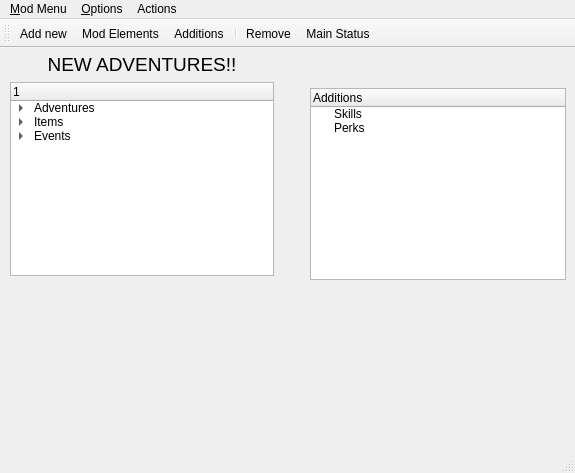
<?xml version="1.0" encoding="UTF-8"?>
<ui version="4.0">
 <class>MainWindow</class>
 <widget class="QMainWindow" name="MainWindow">
  <property name="geometry">
   <rect>
    <x>0</x>
    <y>0</y>
    <width>575</width>
    <height>473</height>
   </rect>
  </property>
  <property name="windowTitle">
   <string>MainWindow</string>
  </property>
  <widget class="QWidget" name="centralwidget">
   <widget class="QWidget" name="layoutWidget">
    <property name="geometry">
     <rect>
      <x>10</x>
      <y>5</y>
      <width>284</width>
      <height>223</height>
     </rect>
    </property>
    <layout class="QGridLayout" name="gridLayout">
     <item row="1" column="0">
      <widget class="QTreeWidget" name="treeWidget">
       <property name="dragEnabled">
        <bool>true</bool>
       </property>
       <property name="dragDropMode">
        <enum>QAbstractItemView::InternalMove</enum>
       </property>
       <column>
        <property name="text">
         <string/>
        </property>
       </column>
       <item>
        <property name="text">
         <string>Adventures</string>
        </property>
        <item>
         <property name="text">
          <string>adv 1</string>
         </property>
        </item>
        <item>
         <property name="text">
          <string>adv2</string>
         </property>
        </item>
       </item>
       <item>
        <property name="text">
         <string>Items</string>
        </property>
        <item>
         <property name="text">
          <string>item 1</string>
         </property>
        </item>
        <item>
         <property name="text">
          <string>item2</string>
         </property>
        </item>
       </item>
       <item>
        <property name="text">
         <string>Events</string>
        </property>
        <item>
         <property name="text">
          <string>Event 1</string>
         </property>
        </item>
        <item>
         <property name="text">
          <string>Event 2</string>
         </property>
        </item>
       </item>
      </widget>
     </item>
     <item row="1" column="1">
      <spacer name="verticalSpacer">
       <property name="orientation">
        <enum>Qt::Vertical</enum>
       </property>
       <property name="sizeHint" stdset="0">
        <size>
         <width>20</width>
         <height>40</height>
        </size>
       </property>
      </spacer>
     </item>
     <item row="0" column="0">
      <widget class="QLabel" name="label">
       <property name="font">
        <font>
         <pointsize>14</pointsize>
        </font>
       </property>
       <property name="text">
        <string>NEW ADVENTURES!!</string>
       </property>
       <property name="alignment">
        <set>Qt::AlignCenter</set>
       </property>
       <property name="buddy">
        <cstring>treeWidget</cstring>
       </property>
      </widget>
     </item>
    </layout>
   </widget>
   <widget class="QTreeWidget" name="treeWidget_2">
    <property name="enabled">
     <bool>true</bool>
    </property>
    <property name="geometry">
     <rect>
      <x>310</x>
      <y>40</y>
      <width>256</width>
      <height>192</height>
     </rect>
    </property>
    <column>
     <property name="text">
      <string>Additions</string>
     </property>
    </column>
    <item>
     <property name="text">
      <string>Skills</string>
     </property>
    </item>
    <item>
     <property name="text">
      <string>Perks</string>
     </property>
    </item>
   </widget>
   <zorder>treeWidget_2</zorder>
   <zorder>layoutWidget</zorder>
  </widget>
  <widget class="QMenuBar" name="menubar">
   <property name="geometry">
    <rect>
     <x>0</x>
     <y>0</y>
     <width>575</width>
     <height>21</height>
    </rect>
   </property>
   <widget class="QMenu" name="menu_Mod_Menu">
    <property name="title">
     <string>&amp;Mod Menu</string>
    </property>
    <addaction name="actionNew_Mod"/>
    <addaction name="separator"/>
    <addaction name="actionSave_Mod"/>
    <addaction name="actionLoad_Mod"/>
    <addaction name="separator"/>
    <addaction name="actionRecentMods"/>
   </widget>
   <widget class="QMenu" name="menuOption">
    <property name="title">
     <string>&amp;Options</string>
    </property>
    <widget class="QMenu" name="menuText_fields">
     <property name="title">
      <string>Text fields</string>
     </property>
     <addaction name="actionFont_2"/>
     <addaction name="actionSize_2"/>
    </widget>
    <widget class="QMenu" name="menuLabels">
     <property name="title">
      <string>Labels</string>
     </property>
     <addaction name="actionFont"/>
     <addaction name="actionSize"/>
    </widget>
    <addaction name="menuLabels"/>
    <addaction name="menuText_fields"/>
    <addaction name="separator"/>
    <addaction name="actionStances"/>
   </widget>
   <widget class="QMenu" name="menuAdd_New">
    <property name="title">
     <string>Actions</string>
    </property>
    <addaction name="actionAdd_new"/>
    <addaction name="actionDisplay_Details"/>
    <addaction name="actionRemove"/>
    <addaction name="separator"/>
    <addaction name="separator"/>
    <addaction name="actionAdd_Scene"/>
    <addaction name="actionAdd_function"/>
    <addaction name="actionAdd_picture"/>
   </widget>
   <addaction name="menu_Mod_Menu"/>
   <addaction name="menuOption"/>
   <addaction name="menuAdd_New"/>
  </widget>
  <widget class="QStatusBar" name="statusbar"/>
  <widget class="QToolBar" name="toolBar">
   <property name="enabled">
    <bool>true</bool>
   </property>
   <property name="windowTitle">
    <string>toolBar</string>
   </property>
   <property name="allowedAreas">
    <set>Qt::TopToolBarArea</set>
   </property>
   <property name="orientation">
    <enum>Qt::Horizontal</enum>
   </property>
   <attribute name="toolBarArea">
    <enum>TopToolBarArea</enum>
   </attribute>
   <attribute name="toolBarBreak">
    <bool>false</bool>
   </attribute>
   <addaction name="actionAdd_new"/>
   <addaction name="actionDisplay_Details"/>
   <addaction name="actionAdd_Addition"/>
   <addaction name="separator"/>
   <addaction name="actionRemove"/>
   <addaction name="actionMain_Status"/>
  </widget>
  <action name="actionNew_Mod">
   <property name="text">
    <string>New Mod</string>
   </property>
  </action>
  <action name="actionSave_Mod">
   <property name="text">
    <string>Load Mod</string>
   </property>
  </action>
  <action name="actionLoad_Mod">
   <property name="text">
    <string>Save Mod</string>
   </property>
  </action>
  <action name="actionAdventure">
   <property name="text">
    <string>Adventure</string>
   </property>
  </action>
  <action name="actionEvent">
   <property name="text">
    <string>Event</string>
   </property>
  </action>
  <action name="actionFetish">
   <property name="text">
    <string>Fetish</string>
   </property>
  </action>
  <action name="actionItem">
   <property name="text">
    <string>Item</string>
   </property>
  </action>
  <action name="actionMonster">
   <property name="text">
    <string>Monster</string>
   </property>
  </action>
  <action name="actionPerk">
   <property name="text">
    <string>Perk</string>
   </property>
  </action>
  <action name="actionSkill">
   <property name="text">
    <string>Skill</string>
   </property>
  </action>
  <action name="actionPerk_2">
   <property name="text">
    <string>Perk</string>
   </property>
  </action>
  <action name="actionSkill_2">
   <property name="text">
    <string>Skill</string>
   </property>
  </action>
  <action name="actionEvent_2">
   <property name="text">
    <string>Event</string>
   </property>
  </action>
  <action name="actionStances">
   <property name="text">
    <string>Stances</string>
   </property>
  </action>
  <action name="actionFont">
   <property name="text">
    <string>Font</string>
   </property>
  </action>
  <action name="actionSize">
   <property name="text">
    <string>Size</string>
   </property>
  </action>
  <action name="actionFont_2">
   <property name="text">
    <string>Font</string>
   </property>
  </action>
  <action name="actionSize_2">
   <property name="text">
    <string>Size</string>
   </property>
  </action>
  <action name="actionAdd_new">
   <property name="text">
    <string>Add new</string>
   </property>
  </action>
  <action name="actionDisplay_Details">
   <property name="text">
    <string>Mod Elements</string>
   </property>
  </action>
  <action name="actionRemove">
   <property name="text">
    <string>Remove</string>
   </property>
  </action>
  <action name="actionRecentMods">
   <property name="text">
    <string>RecentMods</string>
   </property>
  </action>
  <action name="actionAdd_Addition">
   <property name="text">
    <string>Additions</string>
   </property>
  </action>
  <action name="actionMain_Status">
   <property name="text">
    <string>Main Status</string>
   </property>
  </action>
  <action name="actionAdd_Scene">
   <property name="text">
    <string>Add Scene</string>
   </property>
  </action>
  <action name="actionAdd_function">
   <property name="text">
    <string>Add function</string>
   </property>
  </action>
  <action name="actionAdd_picture">
   <property name="text">
    <string>Add picture</string>
   </property>
  </action>
 </widget>
 <resources/>
 <connections/>
</ui>
